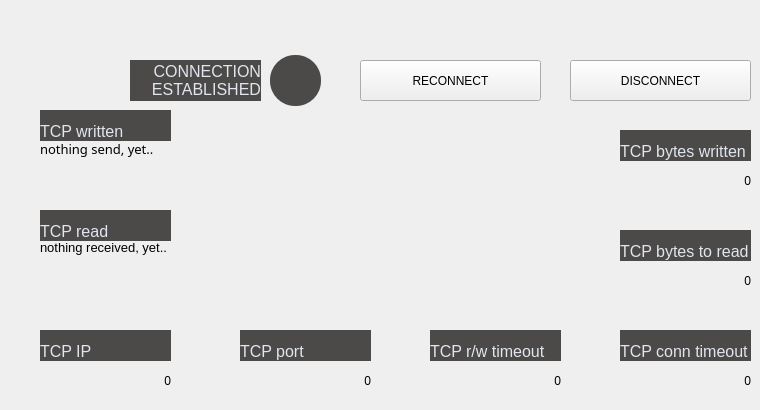
       <widget class="QWidget" name="TCP_PUMP2_tab">
        <attribute name="title">
         <string>    PUMP 2    </string>
        </attribute>
        <widget class="QLabel" name="TCP_PUMP2_lbl_tio_conn">
         <property name="geometry">
          <rect>
           <x>620</x>
           <y>330</y>
           <width>131</width>
           <height>31</height>
          </rect>
         </property>
         <property name="styleSheet">
          <string notr="true">border: 0px;
font-size: 12pt;
background-color: #4c4a48;
color: #E1E5EE;</string>
         </property>
         <property name="text">
          <string>TCP conn timeout</string>
         </property>
         <property name="alignment">
          <set>Qt::AlignBottom|Qt::AlignLeading|Qt::AlignLeft</set>
         </property>
        </widget>
        <widget class="QLabel" name="TCP_PUMP2_lbl_connected">
         <property name="geometry">
          <rect>
           <x>130</x>
           <y>60</y>
           <width>131</width>
           <height>41</height>
          </rect>
         </property>
         <property name="styleSheet">
          <string notr="true">border: 0px;
font-size: 12pt;
background-color: #4c4a48;
color: #E1E5EE;</string>
         </property>
         <property name="text">
          <string>CONNECTION
ESTABLISHED</string>
         </property>
         <property name="alignment">
          <set>Qt::AlignRight|Qt::AlignTrailing|Qt::AlignVCenter</set>
         </property>
        </widget>
        <widget class="QLabel" name="TCP_PUMP2_disp_tio_conn">
         <property name="geometry">
          <rect>
           <x>620</x>
           <y>360</y>
           <width>131</width>
           <height>41</height>
          </rect>
         </property>
         <property name="text">
          <string>0</string>
         </property>
         <property name="alignment">
          <set>Qt::AlignRight|Qt::AlignTrailing|Qt::AlignVCenter</set>
         </property>
        </widget>
        <widget class="QLabel" name="TCP_PUMP2_lbl_ip">
         <property name="geometry">
          <rect>
           <x>40</x>
           <y>330</y>
           <width>131</width>
           <height>31</height>
          </rect>
         </property>
         <property name="styleSheet">
          <string notr="true">border: 0px;
font-size: 12pt;
background-color: #4c4a48;
color: #E1E5EE;</string>
         </property>
         <property name="text">
          <string>TCP IP</string>
         </property>
         <property name="alignment">
          <set>Qt::AlignBottom|Qt::AlignLeading|Qt::AlignLeft</set>
         </property>
        </widget>
        <widget class="QLabel" name="TCP_PUMP2_lbl_tio_rw">
         <property name="geometry">
          <rect>
           <x>430</x>
           <y>330</y>
           <width>131</width>
           <height>31</height>
          </rect>
         </property>
         <property name="styleSheet">
          <string notr="true">border: 0px;
font-size: 12pt;
background-color: #4c4a48;
color: #E1E5EE;</string>
         </property>
         <property name="text">
          <string>TCP r/w timeout</string>
         </property>
         <property name="alignment">
          <set>Qt::AlignBottom|Qt::AlignLeading|Qt::AlignLeft</set>
         </property>
        </widget>
        <widget class="QLabel" name="TCP_PUMP2_disp_port">
         <property name="geometry">
          <rect>
           <x>240</x>
           <y>360</y>
           <width>131</width>
           <height>41</height>
          </rect>
         </property>
         <property name="text">
          <string>0</string>
         </property>
         <property name="alignment">
          <set>Qt::AlignRight|Qt::AlignTrailing|Qt::AlignVCenter</set>
         </property>
        </widget>
        <widget class="QPushButton" name="TCP_PUMP2_btt_reconn">
         <property name="geometry">
          <rect>
           <x>360</x>
           <y>60</y>
           <width>181</width>
           <height>41</height>
          </rect>
         </property>
         <property name="text">
          <string>RECONNECT</string>
         </property>
        </widget>
        <widget class="QLabel" name="TCP_PUMP2_disp_bytesToRead">
         <property name="geometry">
          <rect>
           <x>620</x>
           <y>260</y>
           <width>131</width>
           <height>41</height>
          </rect>
         </property>
         <property name="text">
          <string>0</string>
         </property>
         <property name="alignment">
          <set>Qt::AlignRight|Qt::AlignTrailing|Qt::AlignVCenter</set>
         </property>
        </widget>
        <widget class="QLabel" name="TCP_PUMP2_lbl_bytesWritten">
         <property name="geometry">
          <rect>
           <x>620</x>
           <y>130</y>
           <width>131</width>
           <height>31</height>
          </rect>
         </property>
         <property name="styleSheet">
          <string notr="true">border: 0px;
font-size: 12pt;
background-color: #4c4a48;
color: #E1E5EE;</string>
         </property>
         <property name="text">
          <string>TCP bytes written</string>
         </property>
         <property name="alignment">
          <set>Qt::AlignBottom|Qt::AlignLeading|Qt::AlignLeft</set>
         </property>
        </widget>
        <widget class="QLabel" name="TCP_PUMP2_lbl_bytesToRead">
         <property name="geometry">
          <rect>
           <x>620</x>
           <y>230</y>
           <width>131</width>
           <height>31</height>
          </rect>
         </property>
         <property name="styleSheet">
          <string notr="true">border: 0px;
font-size: 12pt;
background-color: #4c4a48;
color: #E1E5EE;</string>
         </property>
         <property name="text">
          <string>TCP bytes to read</string>
         </property>
         <property name="alignment">
          <set>Qt::AlignBottom|Qt::AlignLeading|Qt::AlignLeft</set>
         </property>
        </widget>
        <widget class="QLabel" name="TCP_PUMP2_disp_bytesWritten">
         <property name="geometry">
          <rect>
           <x>620</x>
           <y>160</y>
           <width>131</width>
           <height>41</height>
          </rect>
         </property>
         <property name="text">
          <string>0</string>
         </property>
         <property name="alignment">
          <set>Qt::AlignRight|Qt::AlignTrailing|Qt::AlignVCenter</set>
         </property>
        </widget>
        <widget class="QLabel" name="TCP_PUMP2_lbl_readBuffer">
         <property name="geometry">
          <rect>
           <x>40</x>
           <y>210</y>
           <width>131</width>
           <height>31</height>
          </rect>
         </property>
         <property name="styleSheet">
          <string notr="true">border: 0px;
font-size: 12pt;
background-color: #4c4a48;
color: #E1E5EE;</string>
         </property>
         <property name="text">
          <string>TCP read</string>
         </property>
         <property name="alignment">
          <set>Qt::AlignBottom|Qt::AlignLeading|Qt::AlignLeft</set>
         </property>
        </widget>
        <widget class="QLabel" name="TCP_PUMP2_indi_connected">
         <property name="geometry">
          <rect>
           <x>270</x>
           <y>55</y>
           <width>51</width>
           <height>51</height>
          </rect>
         </property>
         <property name="styleSheet">
          <string notr="true">border-radius: 25px;
background-color: #4c4a48;</string>
         </property>
         <property name="text">
          <string/>
         </property>
        </widget>
        <widget class="QLabel" name="TCP_PUMP2_disp_tio_rw">
         <property name="geometry">
          <rect>
           <x>430</x>
           <y>360</y>
           <width>131</width>
           <height>41</height>
          </rect>
         </property>
         <property name="text">
          <string>0</string>
         </property>
         <property name="alignment">
          <set>Qt::AlignRight|Qt::AlignTrailing|Qt::AlignVCenter</set>
         </property>
        </widget>
        <widget class="QLabel" name="TCP_PUMP2_lbl_port">
         <property name="geometry">
          <rect>
           <x>240</x>
           <y>330</y>
           <width>131</width>
           <height>31</height>
          </rect>
         </property>
         <property name="styleSheet">
          <string notr="true">border: 0px;
font-size: 12pt;
background-color: #4c4a48;
color: #E1E5EE;</string>
         </property>
         <property name="text">
          <string>TCP port</string>
         </property>
         <property name="alignment">
          <set>Qt::AlignBottom|Qt::AlignLeading|Qt::AlignLeft</set>
         </property>
        </widget>
        <widget class="QLabel" name="TCP_PUMP2_disp_ip">
         <property name="geometry">
          <rect>
           <x>40</x>
           <y>360</y>
           <width>131</width>
           <height>41</height>
          </rect>
         </property>
         <property name="text">
          <string>0</string>
         </property>
         <property name="alignment">
          <set>Qt::AlignRight|Qt::AlignTrailing|Qt::AlignVCenter</set>
         </property>
        </widget>
        <widget class="QLabel" name="TCP_PUMP2_lbl_writeBuffer">
         <property name="geometry">
          <rect>
           <x>40</x>
           <y>110</y>
           <width>131</width>
           <height>31</height>
          </rect>
         </property>
         <property name="styleSheet">
          <string notr="true">border: 0px;
font-size: 12pt;
background-color: #4c4a48;
color: #E1E5EE;</string>
         </property>
         <property name="text">
          <string>TCP written</string>
         </property>
         <property name="alignment">
          <set>Qt::AlignBottom|Qt::AlignLeading|Qt::AlignLeft</set>
         </property>
        </widget>
        <widget class="QLabel" name="TCP_PUMP2_disp_writeBuffer">
         <property name="geometry">
          <rect>
           <x>40</x>
           <y>140</y>
           <width>561</width>
           <height>61</height>
          </rect>
         </property>
         <property name="font">
          <font>
           <family>Bahnschrift</family>
           <pointsize>10</pointsize>
          </font>
         </property>
         <property name="styleSheet">
          <string notr="true">font-size: 10pt</string>
         </property>
         <property name="text">
          <string>nothing send, yet..</string>
         </property>
         <property name="alignment">
          <set>Qt::AlignLeading|Qt::AlignLeft|Qt::AlignTop</set>
         </property>
         <property name="wordWrap">
          <bool>true</bool>
         </property>
        </widget>
        <widget class="QPushButton" name="TCP_PUMP2_btt_discon">
         <property name="geometry">
          <rect>
           <x>570</x>
           <y>60</y>
           <width>181</width>
           <height>41</height>
          </rect>
         </property>
         <property name="text">
          <string>DISCONNECT</string>
         </property>
        </widget>
        <widget class="QLabel" name="TCP_PUMP2_disp_readBuffer">
         <property name="geometry">
          <rect>
           <x>40</x>
           <y>240</y>
           <width>561</width>
           <height>61</height>
          </rect>
         </property>
         <property name="styleSheet">
          <string notr="true">font-size: 10pt</string>
         </property>
         <property name="text">
          <string>nothing received, yet..</string>
         </property>
         <property name="alignment">
          <set>Qt::AlignLeading|Qt::AlignLeft|Qt::AlignTop</set>
         </property>
         <property name="wordWrap">
          <bool>true</bool>
         </property>
        </widget>
        <zorder>TCP_PUMP2_lbl_bytesWritten</zorder>
        <zorder>TCP_PUMP2_lbl_writeBuffer</zorder>
        <zorder>TCP_PUMP2_lbl_readBuffer</zorder>
        <zorder>TCP_PUMP2_lbl_ip</zorder>
        <zorder>TCP_PUMP2_lbl_port</zorder>
        <zorder>TCP_PUMP2_lbl_tio_rw</zorder>
        <zorder>TCP_PUMP2_lbl_tio_conn</zorder>
        <zorder>TCP_PUMP2_lbl_bytesToRead</zorder>
        <zorder>TCP_PUMP2_lbl_connected</zorder>
        <zorder>TCP_PUMP2_disp_tio_conn</zorder>
        <zorder>TCP_PUMP2_disp_port</zorder>
        <zorder>TCP_PUMP2_btt_reconn</zorder>
        <zorder>TCP_PUMP2_disp_bytesToRead</zorder>
        <zorder>TCP_PUMP2_disp_bytesWritten</zorder>
        <zorder>TCP_PUMP2_indi_connected</zorder>
        <zorder>TCP_PUMP2_disp_tio_rw</zorder>
        <zorder>TCP_PUMP2_disp_ip</zorder>
        <zorder>TCP_PUMP2_disp_writeBuffer</zorder>
        <zorder>TCP_PUMP2_btt_discon</zorder>
        <zorder>TCP_PUMP2_disp_readBuffer</zorder>
       </widget>
